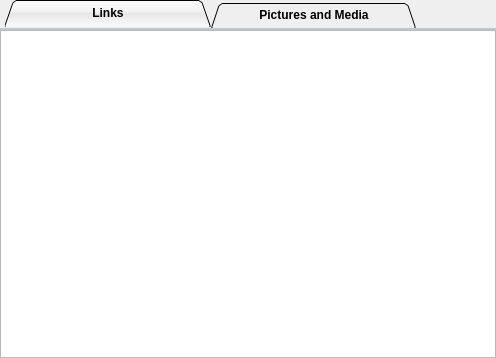
<?xml version="1.0" encoding="UTF-8"?>
<ui version="4.0">
 <class>LinkWidget</class>
 <widget class="QWidget" name="LinkWidget">
  <property name="geometry">
   <rect>
    <x>0</x>
    <y>0</y>
    <width>496</width>
    <height>358</height>
   </rect>
  </property>
  <layout class="QVBoxLayout" name="verticalLayout">
   <property name="leftMargin">
    <number>0</number>
   </property>
   <property name="topMargin">
    <number>0</number>
   </property>
   <property name="rightMargin">
    <number>0</number>
   </property>
   <property name="bottomMargin">
    <number>0</number>
   </property>
   <item>
    <widget class="QTabWidget" name="tabWidget">
     <property name="font">
      <font>
       <weight>75</weight>
       <bold>true</bold>
      </font>
     </property>
     <property name="styleSheet">
      <string notr="true">QTabWidget::pane { /* The tab widget frame */
border-top: 2px solid #C2C7CB;
}

QTabWidget::tab-bar {
left: 5px; /* move to the right by 5px */

}

/* Style the tab using the tab sub-control. Note that it reads QTabBar _not_ QTabWidget */
QTabBar::tab {
height: 20px;
width: 200px;
background: qlineargradient(x1: 0, y1: 0, x2: 0, y2: 1, stop: 0 #E1E1E1, stop: 0.4 #DDDDDD, stop: 0.5 #D8D8D8, stop: 1.0 #D3D3D3);
border: 1px solid #C4C4C3;
border-bottom-color: #C2C7CB; /* same as the pane color */
border-top-left-radius: 4px;
border-top-right-radius: 4px;
min-width: 8ex;
padding: 2px;
}
QTabBar::tab:selected, QTabBar::tab:hover {
background: qlineargradient(x1: 0, y1: 0, x2: 0, y2: 1, stop: 0 #fafafa, stop: 0.4 #f4f4f4, stop: 0.5 #e7e7e7, stop: 1.0 #fafafa);
}
QTabBar::tab:selected {
border-color: #9B9B9B;
border-bottom-color: #C2C7CB; /* same as pane color */
}
QTabBar::tab:!selected {
margin-top: 2px; /* make non-selected tabs look smaller */
}</string>
     </property>
     <property name="tabShape">
      <enum>QTabWidget::Triangular</enum>
     </property>
     <property name="currentIndex">
      <number>0</number>
     </property>
     <widget class="QWidget" name="linkTab">
      <attribute name="title">
       <string>Links</string>
      </attribute>
      <layout class="QVBoxLayout" name="verticalLayout_2">
       <property name="leftMargin">
        <number>0</number>
       </property>
       <property name="topMargin">
        <number>0</number>
       </property>
       <property name="rightMargin">
        <number>0</number>
       </property>
       <property name="bottomMargin">
        <number>0</number>
       </property>
       <item>
        <widget class="QTableView" name="linkTableView"/>
       </item>
      </layout>
     </widget>
     <widget class="QWidget" name="contentTab">
      <attribute name="title">
       <string>Pictures and Media</string>
      </attribute>
      <layout class="QVBoxLayout" name="verticalLayout_3">
       <property name="leftMargin">
        <number>0</number>
       </property>
       <property name="topMargin">
        <number>0</number>
       </property>
       <property name="rightMargin">
        <number>0</number>
       </property>
       <property name="bottomMargin">
        <number>0</number>
       </property>
       <item>
        <widget class="QTableView" name="contentTableView"/>
       </item>
      </layout>
     </widget>
    </widget>
   </item>
  </layout>
 </widget>
 <resources/>
 <connections/>
</ui>
